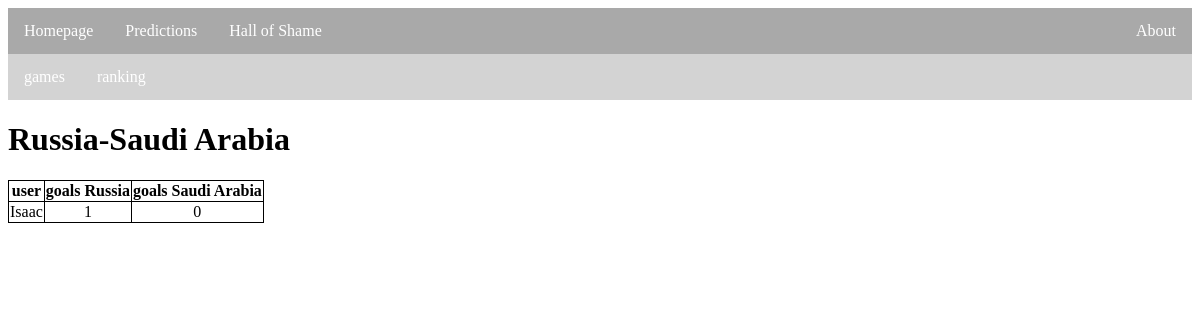
The app's page /votes/games/predictions/67, older data.
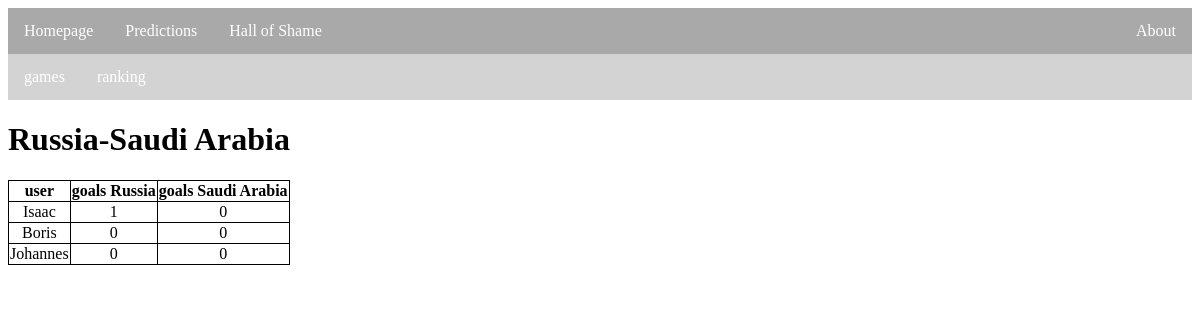
The same page, newer data.
### votes/models.py (models this page shows, shortened)
class Prediction(models.Model):
    game = models.ForeignKey(Game, on_delete=models.CASCADE, null=True)
    user = models.ForeignKey(User, on_delete=models.CASCADE, null=True)
    predicted_goals_home = models.IntegerField(default=0)
    predicted_goals_away = models.IntegerField(default=0)

class Game(models.Model):
    round = models.CharField(max_length=50, null=True)
    date = models.DateTimeField(null=True)
    home_team = models.CharField(max_length=50, null=True)
    away_team = models.CharField(max_length=50, null=True)
    home_goals = models.IntegerField(null=True, blank=True)
    away_goals = models.IntegerField(null=True, blank=True)
    finished = models.BooleanField(default=False)
    votable = models.BooleanField(default=False)
    predictions_available = models.BooleanField(default=False)

### hall_of_shame/models.py (models this page shows)
class User(models.Model):
    name = models.CharField(max_length=50, null=True)
    paid = models.BooleanField(default=False)
    times_cheated = models.IntegerField(default=0)
    def __str__(self):
        return '%s' % (self.name)

### votes/views.py (the view)
# urls.py: path('games/predictions/<int:game_id>', views.predictions, name='predictions'),
def predictions(request, game_id):
    predictions = Prediction.objects.filter(game__id = game_id)
    context = {'predictions': predictions}
    return render(request, 'votes/predictions.html', context)

### votes/templates/votes/predictions.html
{% extends 'votes/navigation_bar.html' %}
{% block content %}
  <h1>{{ predictions.first.game.home_team }}-{{ predictions.first.game.away_team }}</h1>
  <table>
    <tr>
      <th>user</th>
      <th>goals {{ predictions.first.game.home_team }}</th>
      <th>goals {{ predictions.first.game.away_team }}</th>
    </tr>
    {% for prediction in predictions %}
        <tr>
          <td>{{ prediction.user }}</td>
          <td>{{ prediction.predicted_goals_home }}</td>
          <td>{{ prediction.predicted_goals_away }}</td>
        </tr>
    {% endfor %}
  </table>
{% endblock %}

### votes/templates/votes/navigation_bar.html
{% extends 'base/navigation_bar.html' %}
{% block css_override %}
    {% load staticfiles %}
    <link rel="stylesheet" href="{% static 'css/votes.css' %}">
{% endblock %}
{% block body %}
    <ul class="sub_navigation_bar">
        <li><a href="{% url 'games' %}">games</a></li>
        <li><a href="{% url 'ranking' %}">ranking</a></li>
    </ul>
    {% block content %}
    {% endblock %}
{% endblock %}

### base/templates/base/navigation_bar.html
{% load staticfiles %}
<html>
    <head>
        <link rel="stylesheet" href="{% static 'css/base.css' %}">
        {% block css_override %}
        {% endblock %}
    </head>
    <body>
        <ul class="main_navigation_bar">
            <li><a href="{% url 'homepage' %}">Homepage</a></li>
            <li><a href='/votes'>Predictions</a></li>
            <li><a href='/hall_of_shame'>Hall of Shame</a></li>
            <li style="float:right"><a href="/about">About</a></li>
        </ul>
        {% block body %}
        {% endblock %}
    </body>
</html>

### base/static/css/base.css (style rules this page uses)
ul { list-style-type: none; margin: 0; padding: 0; overflow: hidden; }
ul.main_navigation_bar { background-color: #A9A9A9; }
li { float: left; }
li a { display: block; color: white; text-align: center; padding: 14px 16px; text-decoration: none; }
table { border-collapse: collapse; }
td, th { border: 1px solid black; text-align: center; }

### votes/static/css/votes.css (style rules this page uses)
ul.sub_navigation_bar { background-color: #D3D3D3; }

Row changes from the older to the newer data that the page shows:
added Prediction: user "Boris", predicted_goals_home "0", predicted_goals_away "0"
added Prediction: user "Johannes", predicted_goals_home "0", predicted_goals_away "0"
